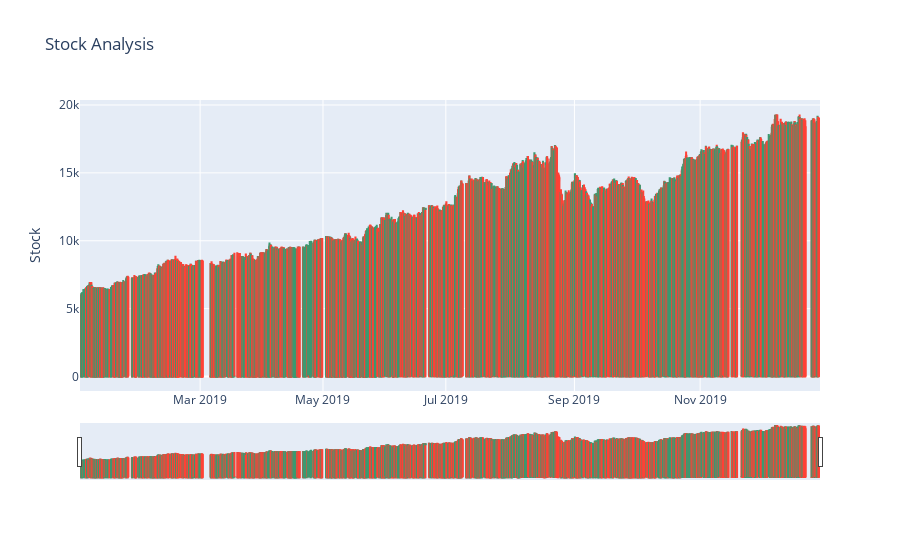

This figure's notebook cell:
### Markdown cell above
## Gráficos:

### Code cell
#-----------------------------------------------------------
#Transformando os dados em candlestick para melhorar a vizualização
#Fonte: https://python.plainenglish.io/a-simple-guide-to-plotly-for-plotting-financial-chart-54986c996682
#-----------------------------------------------------------

'''TENTAR COM UMA BASE MENOR '''
''' Talvez tenha ficado dessa maneira por ter muitos dados'''
import plotly.graph_objects as go
fig = go.Figure(go.Candlestick(x=df.index,
  open=df['open'],
  high=df['high'],
  low=df['low'],
  close=df['close']))


fig.update_xaxes(
        rangeslider_visible=True,
        rangebreaks=[
            # NOTE: Below values are bound (not single values), ie. hide x to y
            dict(bounds=["sat", "mon"]),  # hide weekends, eg. hide sat to before mon
            dict(bounds=[15.5, 10], pattern="hour"),  # hide hours outside of 9.30am-4pm
            # dict(values=["2019-12-25", "2020-12-24"])  # hide holidays (Christmas and New Year's, etc)
        ]
)

fig.update_layout(
        title='Stock Analysis',
        yaxis_title='Stock'
)

fig.show()

#https://stackoverflow.com/questions/63780293/python-plotly-how-to-remove-datetime-gaps-in-candle-stick-chart
#https://plotly.com/python/ohlc-charts/

### Figure 1 — Plotly figure (JSON) as saved in the notebook; plotly's stock layout.template omitted (floating-point values rounded to 4 significant figures; data arrays with more than 128 entries replaced by an {"elided": "..."} marker saying what was removed)
{"data": [{"close": {"elided": "3917 float values"}, "high": {"elided": "3917 float values"}, "low": {"elided": "3917 float values"}, "open": {"elided": "3917 float values"}, "type": "candlestick", "x": {"elided": "3917 str values"}}], "layout": {"autosize": true, "title": {"text": "Stock Analysis"}, "xaxis": {"autorange": true, "range": ["2019-01-02 09:45", "2019-12-30 15:15"], "rangebreaks": [{"bounds": ["sat", "mon"]}, {"bounds": [15.5, 10], "pattern": "hour"}], "rangeslider": {"autorange": true, "range": ["2019-01-02 09:45", "2019-12-30 15:15"], "visible": true, "yaxis": {"_template": null, "rangemode": "match"}}, "type": "date"}, "yaxis": {"autorange": true, "range": [-1066.0, 20370.0], "title": {"text": "Stock"}}}}
